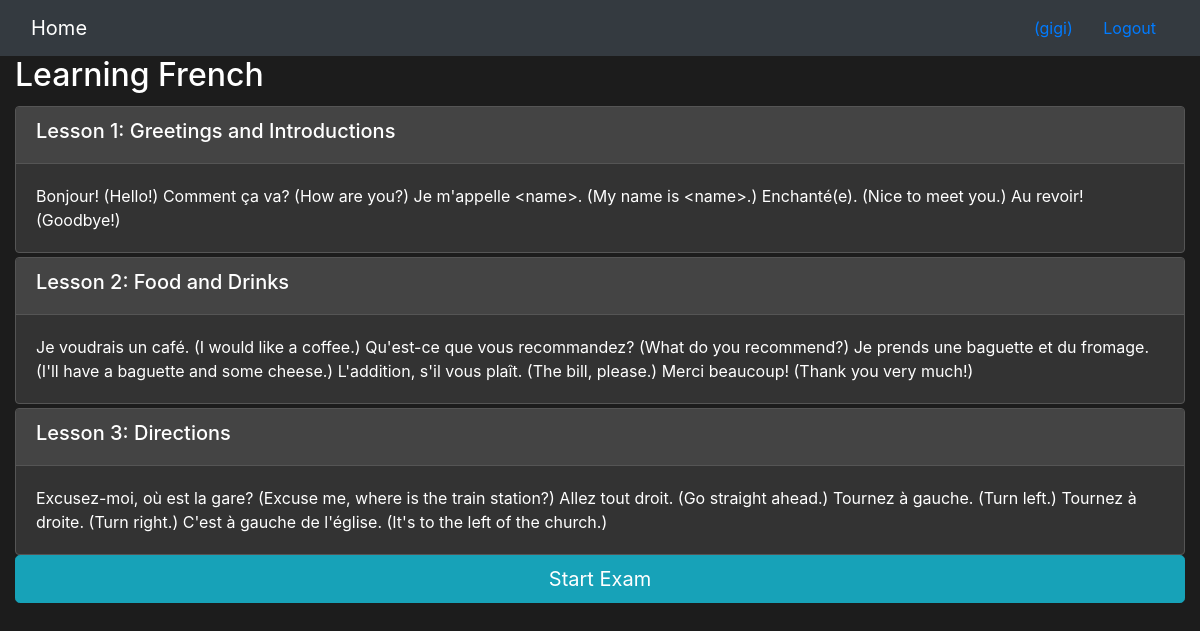
Page /onlinecourse/1/ (signed in) on the committed database.
### onlinecourse/models.py (models this page shows, shortened)
class Course(models.Model):
    name = models.CharField(null=False, max_length=30, default='online course')
    image = models.ImageField(upload_to='course_images/')
    description = models.CharField(max_length=1000)
    pub_date = models.DateField(null=True)
    instructors = models.ManyToManyField(Instructor)
    users = models.ManyToManyField(settings.AUTH_USER_MODEL, through='Enrollment')
    total_enrollment = models.IntegerField(default=0)
    is_enrolled = False

class Lesson(models.Model):
    title = models.CharField(max_length=200, default="title")
    order = models.IntegerField(default=0)
    course = models.ForeignKey(Course, on_delete=models.CASCADE)
    content = models.TextField()

### onlinecourse/views.py (the view)
# urls.py: path('<int:pk>/', views.CourseDetailView.as_view(), name='course_details'),
class CourseDetailView(generic.DetailView):
    model = Course
    template_name = 'onlinecourse/course_detail_bootstrap.html'

### onlinecourse/templates/onlinecourse/course_detail_bootstrap.html (shortened to what this page needs)
<!DOCTYPE html>
<html lang="en">
<head>
    {% load static %}
    <link rel="stylesheet" href="https://maxcdn.bootstrapcdn.com/bootstrap/4.5.2/css/bootstrap.min.css">
</head>
<body>
<nav class="navbar navbar-dark bg-dark">
    <div class="container-fluid">
        <div class="navbar-header">
            <a class="navbar-brand" href="{% url 'onlinecourse:index' %}">Home</a>
        </div>
        <ul class="nav navbar-nav navbar-right">
            {% if user.is_authenticated %}
                <li>
                    <a class="btn btn-link" href="#">{{ user.first_name }}({{ user.username }})</a>
                    <a class="btn btn-link" href="{% url 'onlinecourse:logout' %}">Logout</a>
                </li>
            {% endif %}
        </ul>
    </div>
</nav>
<div class="container-fluid">
    <h2>{{ course.name }}</h2>
    <div class="card-columns-vertical">
        {% for lesson in course.lesson_set.all %}
            <div class="card mt-1">
                <div class="card-header"><h5>Lesson {{ lesson.order|add:1 }}: {{ lesson.title }}</h5></div>
                <div class="card-body">{{ lesson.content }}</div>
            </div>
        {% endfor %}
    </div>
    {% if user.is_authenticated %}
        <button type="button" class="btn btn-info btn-lg btn-block" data-toggle="collapse" data-target="#exam">
            Start Exam
        </button>
    {% endif %}
</div>
</body>
</html>

### onlinecourse/templates/onlinecourse/course_detail_bootstrap.html (style rules this page uses)
body { background-color: #1c1c1c; color: #fff; }
.navbar { background-color: #444444; color: #fff; }
.navbar-brand { color: #fff; }
.card { background-color: #333333; border-color: #555555; color: #fff; }
.card-header { background-color: #444444; border-color: #555555; color: #fff; }
.card-columns-vertical { column-count: 1; }

### rows in the picture
Course: name "Learning French"
Lesson: order|add "1", title "Greetings and Introductions", content "Bonjour! (Hello!) Comment ça va? (How are you?) Je m'appelle <name>. (My name is <name>.) Enchanté(e). (Nice to meet you.) Au revoir! (Goodbye!)"
Lesson: order|add "2", title "Food and Drinks", content "Je voudrais un café. (I would like a coffee.) Qu'est-ce que vous recommandez? (What do you recommend?) Je prends une baguette et du fromage. (I'll have a baguette and some cheese.) L'addition, s'il vous plaît. (The bill, please.) Merci beaucoup! (Thank you very much!)"
Lesson: order|add "3", title "Directions", content "Excusez-moi, où est la gare? (Excuse me, where is the train station?) Allez tout droit. (Go straight ahead.) Tournez à gauche. (Turn left.) Tournez à droite. (Turn right.) C'est à gauche de l'église. (It's to the left of the church.)"

### other values in the picture
{{ user.username }} "gigi"
